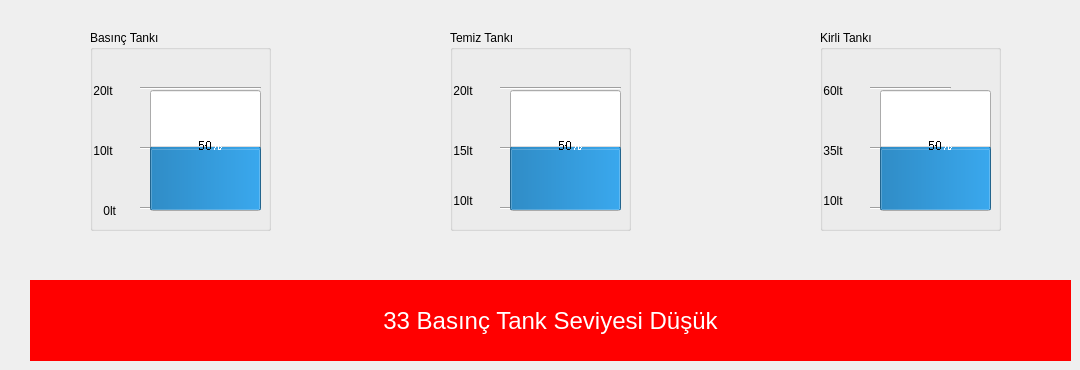
          <widget class="QWidget" name="detailsBottomTankLevels">
           <widget class="QGroupBox" name="groupBox_6">
            <property name="geometry">
             <rect>
              <x>820</x>
              <y>30</y>
              <width>181</width>
              <height>201</height>
             </rect>
            </property>
            <property name="title">
             <string>Kirli Tankı</string>
            </property>
            <widget class="Line" name="line_27">
             <property name="geometry">
              <rect>
               <x>50</x>
               <y>50</y>
               <width>81</width>
               <height>16</height>
              </rect>
             </property>
             <property name="orientation">
              <enum>Qt::Horizontal</enum>
             </property>
            </widget>
            <widget class="Line" name="line_29">
             <property name="geometry">
              <rect>
               <x>50</x>
               <y>170</y>
               <width>81</width>
               <height>16</height>
              </rect>
             </property>
             <property name="orientation">
              <enum>Qt::Horizontal</enum>
             </property>
            </widget>
            <widget class="QLabel" name="label_43">
             <property name="geometry">
              <rect>
               <x>0</x>
               <y>50</y>
               <width>51</width>
               <height>21</height>
              </rect>
             </property>
             <property name="text">
              <string> 60lt</string>
             </property>
            </widget>
            <widget class="QLabel" name="label_44">
             <property name="geometry">
              <rect>
               <x>0</x>
               <y>110</y>
               <width>51</width>
               <height>21</height>
              </rect>
             </property>
             <property name="text">
              <string> 35lt</string>
             </property>
            </widget>
            <widget class="Line" name="line_30">
             <property name="geometry">
              <rect>
               <x>50</x>
               <y>110</y>
               <width>81</width>
               <height>16</height>
              </rect>
             </property>
             <property name="orientation">
              <enum>Qt::Horizontal</enum>
             </property>
            </widget>
            <widget class="QProgressBar" name="pbDirtyTankLevel">
             <property name="geometry">
              <rect>
               <x>60</x>
               <y>60</y>
               <width>111</width>
               <height>121</height>
              </rect>
             </property>
             <property name="sizePolicy">
              <sizepolicy hsizetype="Minimum" vsizetype="Minimum">
               <horstretch>0</horstretch>
               <verstretch>0</verstretch>
              </sizepolicy>
             </property>
             <property name="font">
              <font>
               <stylestrategy>NoAntialias</stylestrategy>
              </font>
             </property>
             <property name="layoutDirection">
              <enum>Qt::LeftToRight</enum>
             </property>
             <property name="value">
              <number>50</number>
             </property>
             <property name="alignment">
              <set>Qt::AlignJustify|Qt::AlignVCenter</set>
             </property>
             <property name="textVisible">
              <bool>true</bool>
             </property>
             <property name="orientation">
              <enum>Qt::Vertical</enum>
             </property>
             <property name="invertedAppearance">
              <bool>false</bool>
             </property>
             <property name="textDirection">
              <enum>QProgressBar::TopToBottom</enum>
             </property>
            </widget>
            <widget class="QLabel" name="label_45">
             <property name="geometry">
              <rect>
               <x>0</x>
               <y>160</y>
               <width>51</width>
               <height>21</height>
              </rect>
             </property>
             <property name="text">
              <string> 10lt</string>
             </property>
            </widget>
            <zorder>line_27</zorder>
            <zorder>line_29</zorder>
            <zorder>line_30</zorder>
            <zorder>pbDirtyTankLevel</zorder>
            <zorder>label_45</zorder>
            <zorder>label_44</zorder>
            <zorder>label_43</zorder>
           </widget>
           <widget class="QGroupBox" name="gbCleanTankLevel">
            <property name="geometry">
             <rect>
              <x>450</x>
              <y>30</y>
              <width>181</width>
              <height>201</height>
             </rect>
            </property>
            <property name="styleSheet">
             <string notr="true"/>
            </property>
            <property name="title">
             <string>Temiz Tankı</string>
            </property>
            <widget class="Line" name="line_31">
             <property name="geometry">
              <rect>
               <x>50</x>
               <y>110</y>
               <width>81</width>
               <height>16</height>
              </rect>
             </property>
             <property name="orientation">
              <enum>Qt::Horizontal</enum>
             </property>
            </widget>
            <widget class="QLabel" name="label_46">
             <property name="geometry">
              <rect>
               <x>0</x>
               <y>50</y>
               <width>51</width>
               <height>21</height>
              </rect>
             </property>
             <property name="text">
              <string> 20lt</string>
             </property>
            </widget>
            <widget class="Line" name="line_32">
             <property name="geometry">
              <rect>
               <x>50</x>
               <y>50</y>
               <width>121</width>
               <height>16</height>
              </rect>
             </property>
             <property name="orientation">
              <enum>Qt::Horizontal</enum>
             </property>
            </widget>
            <widget class="Line" name="line_33">
             <property name="geometry">
              <rect>
               <x>50</x>
               <y>170</y>
               <width>81</width>
               <height>16</height>
              </rect>
             </property>
             <property name="orientation">
              <enum>Qt::Horizontal</enum>
             </property>
            </widget>
            <widget class="QProgressBar" name="pbCleanTankLevel">
             <property name="geometry">
              <rect>
               <x>60</x>
               <y>60</y>
               <width>111</width>
               <height>121</height>
              </rect>
             </property>
             <property name="sizePolicy">
              <sizepolicy hsizetype="Minimum" vsizetype="Minimum">
               <horstretch>0</horstretch>
               <verstretch>0</verstretch>
              </sizepolicy>
             </property>
             <property name="font">
              <font>
               <stylestrategy>NoAntialias</stylestrategy>
              </font>
             </property>
             <property name="layoutDirection">
              <enum>Qt::LeftToRight</enum>
             </property>
             <property name="value">
              <number>50</number>
             </property>
             <property name="alignment">
              <set>Qt::AlignJustify|Qt::AlignVCenter</set>
             </property>
             <property name="textVisible">
              <bool>true</bool>
             </property>
             <property name="orientation">
              <enum>Qt::Vertical</enum>
             </property>
             <property name="invertedAppearance">
              <bool>false</bool>
             </property>
             <property name="textDirection">
              <enum>QProgressBar::TopToBottom</enum>
             </property>
            </widget>
            <widget class="QLabel" name="label_47">
             <property name="geometry">
              <rect>
               <x>0</x>
               <y>160</y>
               <width>51</width>
               <height>21</height>
              </rect>
             </property>
             <property name="text">
              <string> 10lt</string>
             </property>
            </widget>
            <widget class="QLabel" name="label_48">
             <property name="geometry">
              <rect>
               <x>0</x>
               <y>110</y>
               <width>51</width>
               <height>21</height>
              </rect>
             </property>
             <property name="text">
              <string> 15lt</string>
             </property>
            </widget>
            <zorder>line_31</zorder>
            <zorder>line_32</zorder>
            <zorder>line_33</zorder>
            <zorder>pbCleanTankLevel</zorder>
            <zorder>label_47</zorder>
            <zorder>label_46</zorder>
            <zorder>label_48</zorder>
           </widget>
           <widget class="QGroupBox" name="groupBox_8">
            <property name="geometry">
             <rect>
              <x>90</x>
              <y>30</y>
              <width>181</width>
              <height>201</height>
             </rect>
            </property>
            <property name="styleSheet">
             <string notr="true"/>
            </property>
            <property name="title">
             <string>Basınç Tankı</string>
            </property>
            <widget class="Line" name="line_34">
             <property name="geometry">
              <rect>
               <x>50</x>
               <y>50</y>
               <width>121</width>
               <height>16</height>
              </rect>
             </property>
             <property name="orientation">
              <enum>Qt::Horizontal</enum>
             </property>
            </widget>
            <widget class="QLabel" name="label_49">
             <property name="geometry">
              <rect>
               <x>10</x>
               <y>170</y>
               <width>41</width>
               <height>21</height>
              </rect>
             </property>
             <property name="text">
              <string> 0lt</string>
             </property>
            </widget>
            <widget class="QLabel" name="label_50">
             <property name="geometry">
              <rect>
               <x>0</x>
               <y>110</y>
               <width>51</width>
               <height>21</height>
              </rect>
             </property>
             <property name="text">
              <string> 10lt</string>
             </property>
            </widget>
            <widget class="QLabel" name="label_51">
             <property name="geometry">
              <rect>
               <x>0</x>
               <y>50</y>
               <width>51</width>
               <height>21</height>
              </rect>
             </property>
             <property name="text">
              <string> 20lt</string>
             </property>
            </widget>
            <widget class="Line" name="line_35">
             <property name="geometry">
              <rect>
               <x>50</x>
               <y>170</y>
               <width>81</width>
               <height>16</height>
              </rect>
             </property>
             <property name="orientation">
              <enum>Qt::Horizontal</enum>
             </property>
            </widget>
            <widget class="Line" name="line_36">
             <property name="geometry">
              <rect>
               <x>50</x>
               <y>110</y>
               <width>81</width>
               <height>16</height>
              </rect>
             </property>
             <property name="orientation">
              <enum>Qt::Horizontal</enum>
             </property>
            </widget>
            <widget class="QProgressBar" name="pbExpansionTankLevel">
             <property name="geometry">
              <rect>
               <x>60</x>
               <y>60</y>
               <width>111</width>
               <height>121</height>
              </rect>
             </property>
             <property name="sizePolicy">
              <sizepolicy hsizetype="Minimum" vsizetype="Minimum">
               <horstretch>0</horstretch>
               <verstretch>0</verstretch>
              </sizepolicy>
             </property>
             <property name="font">
              <font>
               <stylestrategy>NoAntialias</stylestrategy>
              </font>
             </property>
             <property name="layoutDirection">
              <enum>Qt::LeftToRight</enum>
             </property>
             <property name="value">
              <number>50</number>
             </property>
             <property name="alignment">
              <set>Qt::AlignJustify|Qt::AlignVCenter</set>
             </property>
             <property name="textVisible">
              <bool>true</bool>
             </property>
             <property name="orientation">
              <enum>Qt::Vertical</enum>
             </property>
             <property name="invertedAppearance">
              <bool>false</bool>
             </property>
             <property name="textDirection">
              <enum>QProgressBar::TopToBottom</enum>
             </property>
            </widget>
            <zorder>line_34</zorder>
            <zorder>line_35</zorder>
            <zorder>line_36</zorder>
            <zorder>pbExpansionTankLevel</zorder>
            <zorder>label_50</zorder>
            <zorder>label_49</zorder>
            <zorder>label_51</zorder>
           </widget>
           <widget class="QLabel" name="laFault31">
            <property name="geometry">
             <rect>
              <x>30</x>
              <y>280</y>
              <width>1041</width>
              <height>81</height>
             </rect>
            </property>
            <property name="font">
             <font>
              <family>Arial</family>
              <pointsize>18</pointsize>
              <weight>9</weight>
              <italic>false</italic>
              <bold>false</bold>
             </font>
            </property>
            <property name="styleSheet">
             <string notr="true">background-color: rgb(255, 0, 0);
font: 75 18pt &quot;Arial&quot;;</string>
            </property>
            <property name="text">
             <string>31 Temiz Tank Seviyesi Düşük</string>
            </property>
            <property name="alignment">
             <set>Qt::AlignCenter</set>
            </property>
           </widget>
           <widget class="QLabel" name="laFault32">
            <property name="geometry">
             <rect>
              <x>30</x>
              <y>280</y>
              <width>1041</width>
              <height>81</height>
             </rect>
            </property>
            <property name="font">
             <font>
              <family>Arial</family>
              <pointsize>18</pointsize>
              <weight>9</weight>
              <italic>false</italic>
              <bold>false</bold>
             </font>
            </property>
            <property name="styleSheet">
             <string notr="true">font: 75 18pt &quot;Arial&quot;;
background-color: rgb(255, 0, 0);</string>
            </property>
            <property name="text">
             <string>32 Kirli Tank Seviyesi Yüksek</string>
            </property>
            <property name="alignment">
             <set>Qt::AlignCenter</set>
            </property>
           </widget>
           <widget class="QLabel" name="laFault34">
            <property name="geometry">
             <rect>
              <x>30</x>
              <y>280</y>
              <width>1041</width>
              <height>81</height>
             </rect>
            </property>
            <property name="font">
             <font>
              <family>Arial</family>
              <pointsize>18</pointsize>
              <weight>9</weight>
              <italic>false</italic>
              <bold>false</bold>
             </font>
            </property>
            <property name="styleSheet">
             <string notr="true">font: 75 18pt &quot;Arial&quot;;
background-color: rgb(255, 0, 0);
color: rgb(255, 255, 255);</string>
            </property>
            <property name="text">
             <string>34 Basınçi Tank Seviyesi Yüksek</string>
            </property>
            <property name="alignment">
             <set>Qt::AlignCenter</set>
            </property>
           </widget>
           <widget class="QLabel" name="laFault33">
            <property name="geometry">
             <rect>
              <x>30</x>
              <y>280</y>
              <width>1041</width>
              <height>81</height>
             </rect>
            </property>
            <property name="font">
             <font>
              <family>Arial</family>
              <pointsize>18</pointsize>
              <weight>9</weight>
              <italic>false</italic>
              <bold>false</bold>
             </font>
            </property>
            <property name="styleSheet">
             <string notr="true">color: rgb(255, 255, 255);
background-color: rgb(255, 0, 0);
font: 75 18pt &quot;Arial&quot;;</string>
            </property>
            <property name="text">
             <string>33 Basınç Tank Seviyesi Düşük</string>
            </property>
            <property name="alignment">
             <set>Qt::AlignCenter</set>
            </property>
           </widget>
          </widget>
